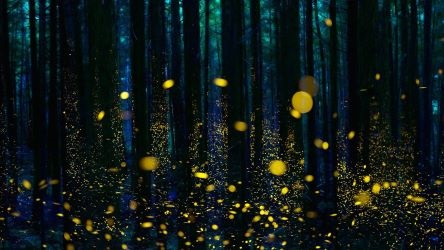
#> input picture matrix_analysis_proj/3.jpg, 444 x 250 px
$ python RPCA_lrr.py   (older library calls are emulated)
#> lines starting #> are read from the running program, lines starting #| are printed output that depends on the picture; long printed decimals are rounded
import cv2
from copy import deepcopy
import numpy as np


def initialization(D):
    """
    Auto decide the hyperparameters
    :param D: The given data matrix.
    :return rho, miu, lam, thresh: The hyper-parameters.
    """
    m, n = D.shape
    lam = 1 / np.sqrt(max(m, n))

    norm_1 = np.linalg.norm(D, ord=1)
    norm_fro = np.linalg.norm(D, ord='fro')

    rho = (m * n) / (4 * norm_1)
    miu = 1.5
    thresh = 1e-7 * norm_fro

    return rho, miu, lam, thresh

def redecomposition(X, thresh):
    """
    Solution to proximal minimization with nuclear-norm.
    """
    U, S_, VT = np.linalg.svd(X)
    S = np.zeros_like(X)
    m, n = S.shape
    S[:min(m, n), :min(m, n)] = np.diag(S_)
    return U @ shrinkage(S, thresh) @ VT

def shrinkage(X, thresh):
    """
    The soft threshold function.
    Solution to proximal minimization with 1-norm.
    """
    return np.sign(X) * np.maximum(np.abs(X) - thresh, 0)

def segmentation(X, thresh):
    """
    Solution to the proximal minimization with {2,1}-norm
    """
    norm = np.linalg.norm(X, ord=2, axis=0)
    return np.maximum(np.sign(norm - thresh), 0) * ((norm - thresh) / norm) * X

def LRR_solve(M):
    """
    Solve the LRR problem.
    :param M: The given data matrix.
    :return A: Low rank matrix.
    :return E: Sparse matrix.
    """
    # initialize the primal and dual matrices
    D = deepcopy(M)
    X = deepcopy(M)
    A = np.zeros((M.shape[1], M.shape[1]))
    B = np.zeros((M.shape[1], M.shape[1]))
    E = np.zeros_like(M)
    Y1 = np.zeros_like(M)
    Y2 = np.zeros((M.shape[1], M.shape[1]))
    Y3 = np.zeros_like(M)

    # decide the hyper-parameters
    rho, miu, lam, thresh = initialization(D)
    # allow modification
    lam = lam * 1.0
    rho = 1e-7  # the bigger, converge the faster, low rank the clearer
    rho_max = 1e8
    miu = 1.1

    while True:
        # alternative direction descend
        B = redecomposition(A + Y2 / rho, 1 / rho)
        A = np.linalg.inv(X.T @ X + np.eye(M.shape[1])) @ (X.T @ (D - E + Y1 / rho) + (B - Y2 / rho))
        D = M
        E = segmentation(D - X @ A + Y1 / rho, lam / rho)
        X = ((D - E + Y1 / rho) @ A.T + (D - Y3 / rho)) @ np.linalg.inv(A @ A.T + np.eye(M.shape[1]))

        # update the dual matrices
        Y1 = Y1 + rho * (D - X @ A - E)
        Y2 = Y2 + rho * (A - B)
        Y3 = Y3 + rho * (X - D)

        # update the penalty coefficient
        rho = min(miu * rho, rho_max)

        iters = 0
        # compute the stopping criterion
        if max(np.linalg.norm(D - X @ A - E, ord='fro'), np.linalg.norm(A - B, ord='fro'), np.linalg.norm(X - D, ord='fro')) < thresh \
            or iters > 1000:
           return A, E
        else:
            iters = iters + 1
            norm_eq1 = np.linalg.norm(D - X @ A - E, ord='fro')
            norm_eq2 = np.linalg.norm(A - B, ord='fro')
            norm_eq3 = np.linalg.norm(X - D, ord='fro')
            print('norm1: ', norm_eq1)
            print('norm2: ', norm_eq2)
            print('norm3: ', norm_eq3)


if __name__ == '__main__':
    # load test picture
    img = cv2.imread('./3.jpg')
#> img is the input picture: shape (250, 444, 3); mean B, G, R 25.2, 25.9, 16.4
    img = img.astype(np.float)
    img /= 255.
    nrow, ncol, nchn = img.shape
#> nrow = 250; ncol = 444; nchn = 3

    # add gaussian noise
    img += 0.0 * np.random.rand(nrow, ncol, nchn)

    # RGB channel segmentation
    img_r = img[..., 0]
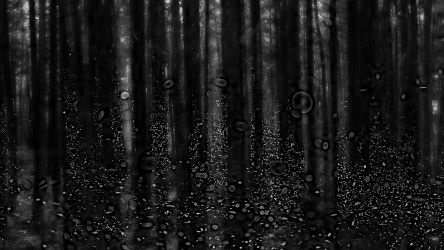
#> img_r: shape (250, 444) float64; min 0, max 0.859, mean 0.0989
    img_g = img[..., 1]
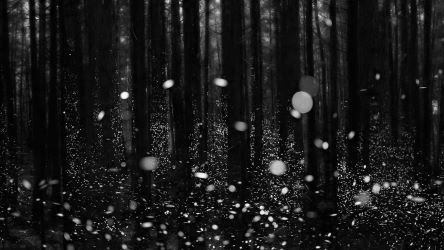
#> img_g: shape (250, 444) float64; min 0, max 1, mean 0.101
    img_b = img[..., 2]
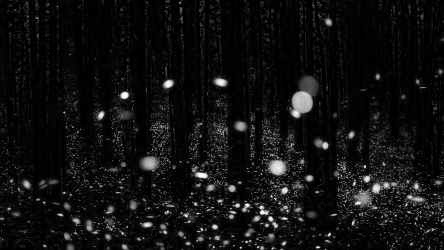
#> img_b: shape (250, 444) float64; min 0, max 1, mean 0.0645

    # compute low rank and sparse matrices
    A1, E1 = LRR_solve(img_r)
#> in initialization, `norm_1 = np.linalg.norm(D, ord=1)`: norm_1 = 69.25
#> in initialization, `norm_fro = np.linalg.norm(D, ord='fro')`: norm_fro = 45.53
#> in initialization, `rho = (m * n) / (4 * norm_1)`: rho = 400.7
#> in initialization, `thresh = 1e-7 * norm_fro`: thresh = 4.55e-06
#> in LRR_solve, `rho, miu, lam, thresh = initialization(D)`: rho = 400.7; miu = 1.5; lam = 0.0475; thresh = 4.55e-06
#> the loop in LRR_solve, `while True:` made 4 passes
#> (norm_eq1, norm_eq2, norm_eq3) on passes 1 to 3: (4.75, 8.37, 2.3), (5.38, 7.79, 2.73), (5.16, 7.9, 2.8)
#| norm1:  4.752
#| norm2:  8.374
#| norm3:  2.298
#| norm1:  5.383
#| norm2:  7.790
#| norm3:  2.734
#| norm1:  5.157
#| norm2:  7.905
#| norm3:  2.800
#> pass 1, in LRR_solve, `A = np.linalg.inv(X.T @ X + np.eye(M.shape[1])) @ (X.T @ (D - E + Y1 /..`:
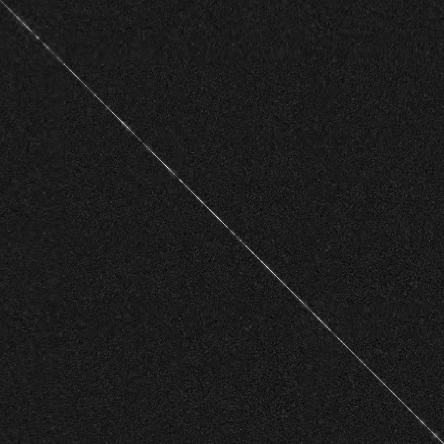
#> A: shape (444, 444) float64; min -0.0642, max 0.534, mean 0.00211; drawn with min black and max white
#> pass 1, in LRR_solve, `Y1 = Y1 + rho * (D - X @ A - E)`:
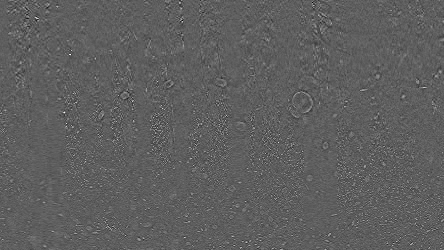
#> Y1: shape (250, 444) float64; min -1.16e-08, max 1.95e-08, mean 4.59e-12; drawn with min black and max white
#> after the loop in LRR_solve, `while True:`:
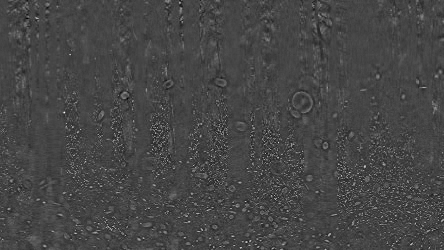
#> Y3: shape (250, 444) float64; min -1.38e-08, max 3.62e-08, mean 2.62e-11; drawn with min black and max white
#> (the run stopped early here; a loop or call above may not have finished)

$ run again, with matrix_analysis_proj/2.jpg copied over matrix_analysis_proj/3.jpg
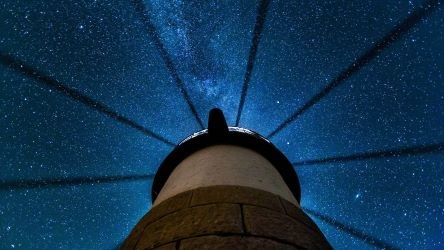
#> input picture matrix_analysis_proj/2.jpg, 444 x 250 px
#> img is the input picture: shape (250, 444, 3); mean B, G, R 80.1, 51.7, 17
#> norm_1 = 99.02
#> norm_fro = 116.1
#> in initialization, `rho = (m * n) / (4 * norm_1)`: rho = 280.2
#> in initialization, `thresh = 1e-7 * norm_fro`: thresh = 1.16e-05
#> in LRR_solve, `rho, miu, lam, thresh = initialization(D)`: rho = 280.2; miu = 1.5; lam = 0.0475; thresh = 1.16e-05
#> the loop in LRR_solve, `while True:` made 25 passes
#> (norm_eq1, norm_eq2, norm_eq3) on passes 1 to 8: (5.26, 7.35, 2.12), (5.48, 7.07, 2.4), (5.39, 7.12, 2.42), (5.47, 7.09, 2.31), (5.45, 7.1, 2.33), (5.31, 7.17, 2.44), (5.17, 7.26, 2.54), (5.28, 7.25, 2.34)
#> (printed output is left out)
#> pass 1, in LRR_solve, `Y1 = Y1 + rho * (D - X @ A - E)`:
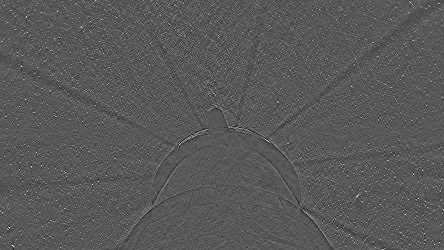
#> Y1: shape (250, 444) float64; min -1.08e-08, max 2.02e-08, mean 1.38e-12; drawn with min black and max white
#> after the loop in LRR_solve, `while True:`:
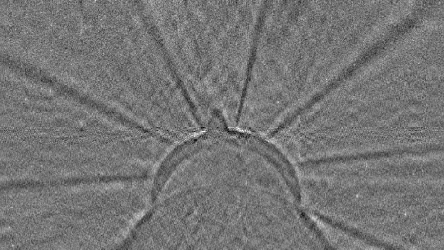
#> Y3: shape (250, 444) float64; min -2.56e-07, max 2.99e-07, mean 2.5e-10; drawn with min black and max white
